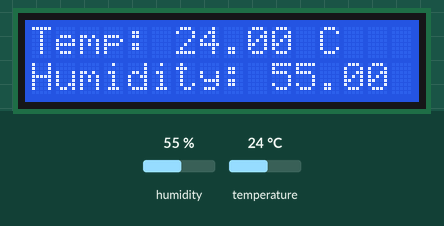
This program was run on a simulated ESP8266 (NodeMCU). On the bench: 16×2 character LCD. Inputs (shaded band) come from the test bench; at power-on: humidity 55 %, temperature 24 °C. WiFi joins after 1.5 s; servers stay silent unless stated; what the program prints to the serial monitor is not drawn.

Above: at 3.6 s.
3.7 s: humidity set to 22 %
At 7.0 s:
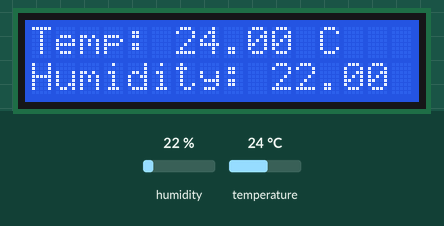
7.4 s: temperature set to 12 °C
At 9.7 s:
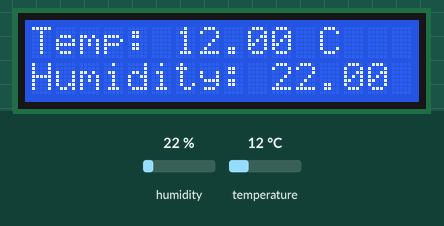
11.1 s: humidity set to 40 %
At 14.8 s:
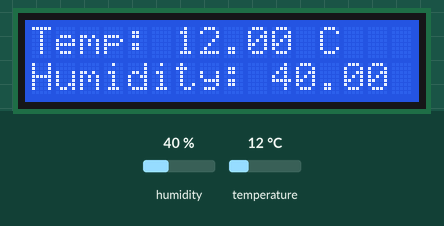
15.2 s: temperature set to 19 °C
At 17.4 s:
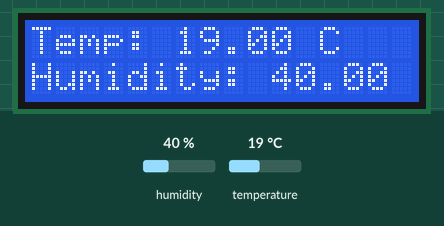
Timing chart, 0 to 18.9 s (numbered marks = the images above; inputs shaded):
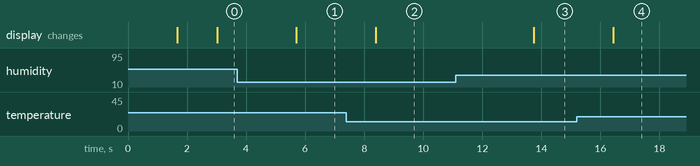

The program:

main.cpp
```cpp
// Library dependencies
#include <Arduino.h>
#include <LiquidCrystal_I2C.h>
#include <Adafruit_Sensor.h>
#include <DHT.h>
#include <DHT_U.h>
#include <ESP8266Firebase.h>
#include <ESP8266WiFi.h>

// DHT sensor initialization
#define DHTPIN 0
#define DHTTYPE 11

// Initialization of firebase host
#define FIREBASE_HOST  "iot2024-2708d-default-rtdb.firebaseio.com"

// initialization of wifi ssid and password
#define WIFI_SSID "" /* input WIFI SSID */
#define WIFI_PASSWORD "" /* input your password */

// Object instance for dht sensor, lcd_i2c and the firebase database
DHT dht(DHTPIN,DHTTYPE);
LiquidCrystal_I2C lcd(0x27, 16, 2);
Firebase firebase (FIREBASE_HOST);

void setup() {
  Serial.begin(9600);

  // Begin sensor measurement
  dht.begin();

  // Connect to wifi
  Serial.println();
  Serial.println();
  Serial.print("Connecting to: ");
  Serial.println(WIFI_SSID);
  WiFi.begin(WIFI_SSID,WIFI_PASSWORD);

  while(WiFi.status() != WL_CONNECTED){
    delay(200);
    Serial.print(".");
  }

  Serial.println("WiFi Connected");

  // LCD Setup
  lcd.init();
  lcd.backlight();
  lcd.clear();
}


void loop(){
  delay(1000);

  // Reading of temperature and humidity from the sensor
  float h = dht.readHumidity();
  float t = dht.readTemperature();

  // Error checking
  if (isnan(h)||isnan(t)){
    Serial.println("Failed to read from DHT!!!");
    firebase.setString("ERROR","Failed to read from sensor!!!");
    return;
  }

  // Showcase the readings
  Serial.println("___________________________");
  Serial.print("Humidity: ");
  Serial.print(h);
  Serial.print("%t");
  firebase.setFloat("Humidity ",h);


  Serial.print("Temperature: ");
  Serial.print(t);
  Serial.print(char(186));
  Serial.println("C ");
  Serial.println("___________________________");
  Serial.println(" ");
  firebase.setFloat("Temperature ", t);

  //LCD DISPLAY
  lcd.setCursor(0,0);
  lcd.print("Temp: ");
  lcd.print(t);
  lcd.print(" C");

  lcd.setCursor(0,1);
  lcd.print("Humidity: ");
  lcd.print(h);
  lcd.print(" %");
}
```

Measured:
- after the input at 3.7 s, the display: changes after 2.0 s (image 1)
- after the input at 7.4 s, the display: changes after 0.99 s (image 2)
- after the input at 11.1 s, the display: changes after 2.7 s (image 3)
- after the input at 15.2 s, the display: changes after 1.2 s (image 4)
